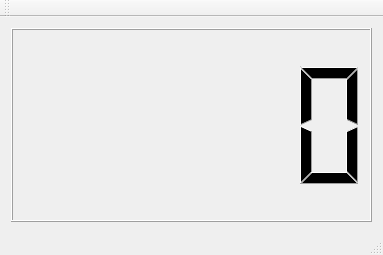
<?xml version="1.0" encoding="UTF-8"?>
<ui version="4.0">
 <class>MainWindow</class>
 <widget class="QMainWindow" name="MainWindow">
  <property name="geometry">
   <rect>
    <x>0</x>
    <y>0</y>
    <width>383</width>
    <height>255</height>
   </rect>
  </property>
  <property name="windowTitle">
   <string>MainWindow</string>
  </property>
  <widget class="QWidget" name="centralWidget">
   <layout class="QVBoxLayout" name="verticalLayout">
    <item>
     <widget class="QLCDNumber" name="lcdNumber"/>
    </item>
   </layout>
  </widget>
  <widget class="QMenuBar" name="menuBar">
   <property name="geometry">
    <rect>
     <x>0</x>
     <y>0</y>
     <width>383</width>
     <height>21</height>
    </rect>
   </property>
  </widget>
  <widget class="QToolBar" name="mainToolBar">
   <attribute name="toolBarArea">
    <enum>TopToolBarArea</enum>
   </attribute>
   <attribute name="toolBarBreak">
    <bool>false</bool>
   </attribute>
  </widget>
  <widget class="QStatusBar" name="statusBar"/>
 </widget>
 <layoutdefault spacing="6" margin="11"/>
 <resources/>
 <connections/>
</ui>
